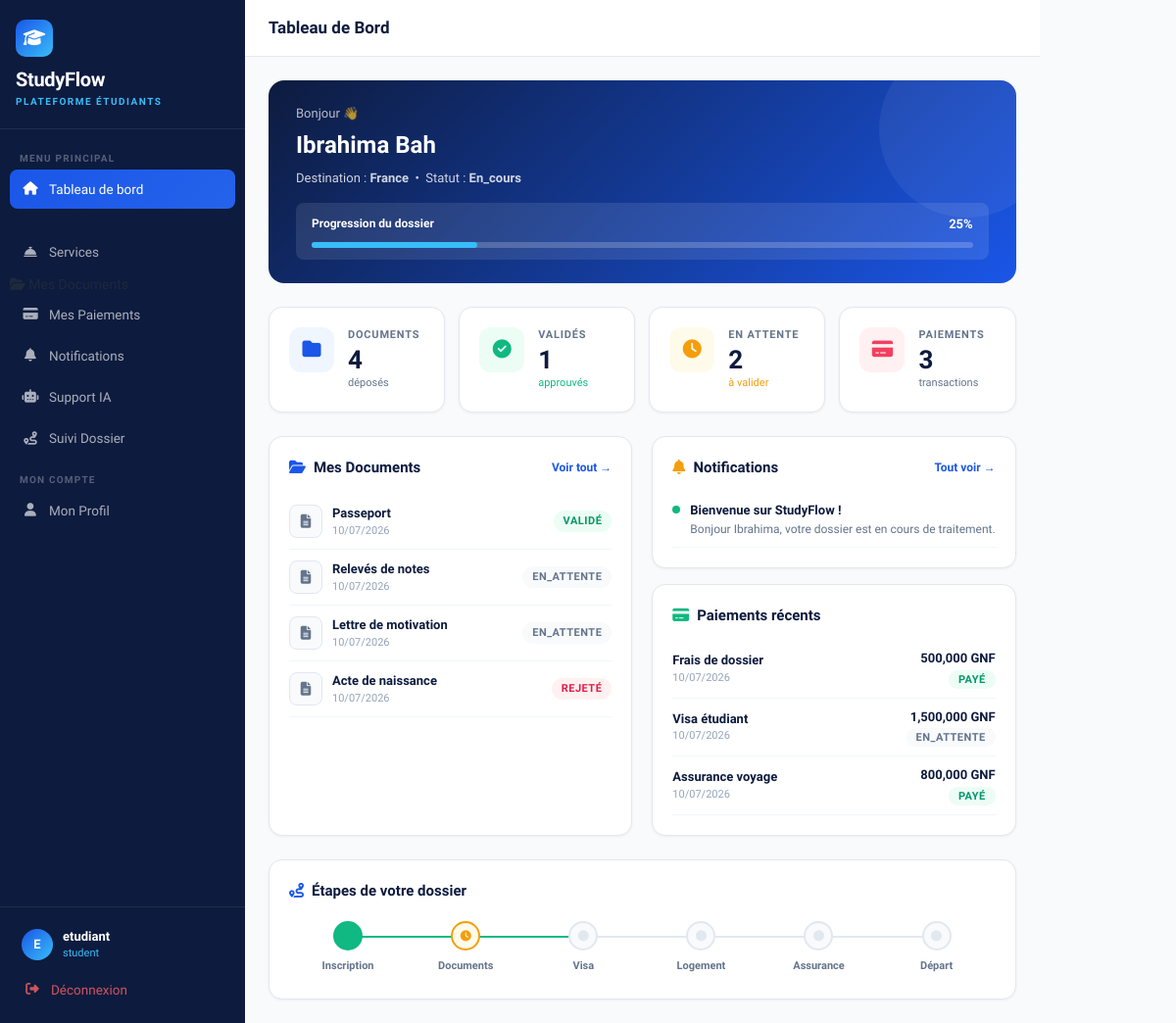
The app's page /auth/dashboard (signed in) with its own data.
### models/user.py (models this page shows, shortened)
class User(UserMixin, db.Model):
    __tablename__ = 'users'
    id = db.Column(db.Integer, primary_key=True)
    email = db.Column(db.String(120), unique=True, nullable=False)
    password_hash = db.Column(db.String(256))
    role = db.Column(db.String(20), default='student')
    is_active = db.Column(db.Boolean, default=True)
    reset_token = db.Column(db.String(100), nullable=True)
    reset_token_expiry = db.Column(db.DateTime, nullable=True)
    created_at = db.Column(db.DateTime, default=datetime.utcnow)
    student_profile = db.relationship('StudentProfile', backref='user', uselist=False, foreign_keys='StudentProfile.user_id')

class StudentProfile(db.Model):
    __tablename__ = 'student_profiles'
    id = db.Column(db.Integer, primary_key=True)
    user_id = db.Column(db.Integer, db.ForeignKey('users.id'), nullable=False)
    assigned_agent_id = db.Column(db.Integer, db.ForeignKey('users.id'), nullable=True)
    first_name = db.Column(db.String(80))
    last_name = db.Column(db.String(80))
    phone = db.Column(db.String(20))
    nationality = db.Column(db.String(50))
    passport_number = db.Column(db.String(30))
    destination_country = db.Column(db.String(50))
    program = db.Column(db.String(200))
    program_level = db.Column(db.String(20), default='Licence')  # Licence, Master
    university = db.Column(db.String(200))
    status = db.Column(db.String(30), default='nouveau')
    status_updated_at = db.Column(db.DateTime, default=datetime.utcnow)
    created_at = db.Column(db.DateTime, default=datetime.utcnow)
    documents = db.relationship('Document', backref='student', lazy=True)
    assigned_agent = db.relationship('User', foreign_keys=[assigned_agent_id])
    payments = db.relationship('Payment', backref='student', lazy=True)
    @property
    def full_name(self):
        return f"{self.first_name or ''} {self.last_name or ''}".strip()

class Document(db.Model):
    __tablename__ = 'documents'
    id = db.Column(db.Integer, primary_key=True)
    student_id = db.Column(db.Integer, db.ForeignKey('student_profiles.id'), nullable=False)
    name = db.Column(db.String(200))
    doc_type = db.Column(db.String(50))
    file_url = db.Column(db.String(300))
    file_name = db.Column(db.String(200))
    file_size = db.Column(db.Integer)
    status = db.Column(db.String(20), default='en_attente')
    rejection_reason = db.Column(db.Text)
    uploaded_at = db.Column(db.DateTime, default=datetime.utcnow)

class Notification(db.Model):
    __tablename__ = 'notifications'
    id = db.Column(db.Integer, primary_key=True)
    user_id = db.Column(db.Integer, db.ForeignKey('users.id'), nullable=False)
    title = db.Column(db.String(200))
    content = db.Column(db.Text)
    type = db.Column(db.String(30))
    is_read = db.Column(db.Boolean, default=False)
    created_at = db.Column(db.DateTime, default=datetime.utcnow)

class Payment(db.Model):
    __tablename__ = 'payments'
    id = db.Column(db.Integer, primary_key=True)
    student_id = db.Column(db.Integer, db.ForeignKey('student_profiles.id'), nullable=False)
    amount = db.Column(db.Float)
    currency = db.Column(db.String(10), default='GNF')
    service = db.Column(db.String(100))
    status = db.Column(db.String(20), default='en_attente')
    payment_method = db.Column(db.String(50))
    created_at = db.Column(db.DateTime, default=datetime.utcnow)

### routes/auth.py (the view)
@auth_bp.route('/dashboard')
@login_required
def dashboard():
    if current_user.role == 'admin':
        return redirect(url_for('admin.dashboard'))
    profile = get_profile()
    notifs = Notification.query.filter_by(
        user_id=current_user.id
    ).order_by(Notification.created_at.desc()).limit(5).all()
    return render_template('auth/dashboard.html', profile=profile, notifs=notifs)

### templates/auth/dashboard.html (shortened to what this page needs)
{% extends "base.html" %}
{% block sidebar_nav %}
<div class="nav-label">Menu Principal</div>
<a href="{{ url_for('auth.dashboard') }}" class="sidebar-link active">
  <i class="fas fa-home"></i> Tableau de bord
</a>
<a href="{{ url_for('auth.documents') }}" class="sidebar-link">
<a href="{{ url_for('auth.services') }}" class="sidebar-link"><i class="fas fa-concierge-bell"></i> Services</a>
  <i class="fas fa-folder-open"></i> Mes Documents
</a>
<a href="{{ url_for('auth.payments') }}" class="sidebar-link">
  <i class="fas fa-credit-card"></i> Mes Paiements
</a>
<a href="{{ url_for('auth.notifications') }}" class="sidebar-link">
  <i class="fas fa-bell"></i> Notifications
</a>
<a href="{{ url_for('auth.chat') }}" class="sidebar-link">
  <i class="fas fa-robot"></i> Support IA
</a>
<a href="{{ url_for('auth.suivi') }}" class="sidebar-link">
  <i class="fas fa-route"></i> Suivi Dossier
</a>
<div class="nav-label">Mon Compte</div>
<a href="{{ url_for('auth.profile') }}" class="sidebar-link">
  <i class="fas fa-user"></i> Mon Profil
</a>
{% endblock %}
{% block page_title %}Tableau de Bord{% endblock %}
{% block content %}
<div style="background:linear-gradient(135deg,#0D1B3E,#1A56E8);border-radius:16px;padding:24px 28px;color:#fff;margin-bottom:24px;position:relative;overflow:hidden;">
  <div style="position:absolute;top:-40px;right:-40px;width:180px;height:180px;border-radius:50%;background:rgba(255,255,255,.06);"></div>
  <div style="position:relative;z-index:1;">
    <div style="font-size:13px;opacity:.7;margin-bottom:4px;">Bonjour 👋</div>
    <div style="font-size:24px;font-weight:800;margin-bottom:6px;">
      {% if profile %}{{ profile.full_name }}{% else %}Étudiant{% endif %}
    </div>
    <div style="font-size:13px;opacity:.8;margin-bottom:16px;">
      {% if profile %}
        Destination : <b>{{ profile.destination_country or 'Non définie' }}</b> &nbsp;•&nbsp;
        Statut : <b>{{ profile.status | capitalize }}</b>
      {% endif %}
    </div>
    <div style="background:rgba(255,255,255,.1);border-radius:8px;padding:12px 16px;">
      <div style="display:flex;justify-content:space-between;margin-bottom:8px;">
        <span style="font-size:12px;font-weight:600;">Progression du dossier</span>
        <span style="font-size:13px;font-weight:800;">
          {% if profile %}
            {% set total = profile.documents | length %}
            {% set valides = profile.documents | selectattr('status','eq','validé') | list | length %}
            {% if total > 0 %}{{ ((valides / total) * 100) | int }}%{% else %}0%{% endif %}
          {% else %}0%{% endif %}
        </span>
      </div>
      <div style="height:6px;background:rgba(255,255,255,.2);border-radius:999px;">
        {% if profile %}
          {% set total = profile.documents | length %}
          {% set valides = profile.documents | selectattr('status','eq','validé') | list | length %}
          {% set pct = ((valides / total) * 100) | int if total > 0 else 0 %}
        {% else %}{% set pct = 0 %}{% endif %}
        <div style="width:{{ pct }}%;height:100%;background:#38BDF8;border-radius:999px;transition:width .5s;"></div>
      </div>
    </div>
  </div>
</div>
<div style="display:grid;grid-template-columns:repeat(auto-fit,minmax(150px,1fr));gap:14px;margin-bottom:24px;">
  <div class="stat-card">
    <div class="stat-icon" style="background:#EFF6FF;">
      <i class="fas fa-folder" style="color:#1A56E8;"></i>
    </div>
    <div>
      <div class="stat-label">Documents</div>
      <div class="stat-value">{{ profile.documents | length if profile else 0 }}</div>
      <div style="font-size:11px;color:#64748B;margin-top:3px;">déposés</div>
    </div>
  </div>
  <div class="stat-card">
    <div class="stat-icon" style="background:#ECFDF5;">
      <i class="fas fa-check-circle" style="color:#10B981;"></i>
    </div>
    <div>
      <div class="stat-label">Validés</div>
      <div class="stat-value">
        {{ profile.documents | selectattr('status','eq','validé') | list | length if profile else 0 }}
      </div>
      <div style="font-size:11px;color:#10B981;margin-top:3px;">approuvés</div>
    </div>
  </div>
  <div class="stat-card">
    <div class="stat-icon" style="background:#FFFBEB;">
      <i class="fas fa-clock" style="color:#F59E0B;"></i>
    </div>
    <div>
      <div class="stat-label">En attente</div>
      <div class="stat-value">
        {{ profile.documents | selectattr('status','eq','en_attente') | list | length if profile else 0 }}
      </div>
      <div style="font-size:11px;color:#F59E0B;margin-top:3px;">à valider</div>
    </div>
  </div>
  <div class="stat-card">
    <div class="stat-icon" style="background:#FFF1F2;">
      <i class="fas fa-credit-card" style="color:#F43F5E;"></i>
    </div>
    <div>
      <div class="stat-label">Paiements</div>
      <div class="stat-value">{{ profile.payments | length if profile else 0 }}</div>
      <div style="font-size:11px;color:#64748B;margin-top:3px;">transactions</div>
    </div>
  </div>
</div>
<div style="display:grid;grid-template-columns:1fr 1fr;gap:20px;margin-bottom:24px;">
  <div class="sf-card">
    <div style="display:flex;justify-content:space-between;align-items:center;margin-bottom:16px;">
      <div style="font-size:15px;font-weight:700;color:#0D1B3E;">
        <i class="fas fa-folder-open" style="color:#1A56E8;margin-right:8px;"></i>Mes Documents
      </div>
      <a href="{{ url_for('auth.documents') }}" style="font-size:12px;color:#1A56E8;font-weight:600;text-decoration:none;">Voir tout →</a>
    </div>
    {% if profile and profile.documents %}
      {% for doc in profile.documents[:4] %}
      <div style="display:flex;align-items:center;justify-content:space-between;padding:10px 0;border-bottom:1px solid #F1F5F9;">
        <div style="display:flex;align-items:center;gap:10px;">
          <div style="width:34px;height:34px;border-radius:8px;background:#F8FAFC;border:1px solid #E2E8F0;display:flex;align-items:center;justify-content:center;color:#64748B;">
            <i class="fas fa-file-alt"></i>
          </div>
          <div>
            <div style="font-size:13px;font-weight:600;color:#0D1B3E;">{{ doc.name }}</div>
            <div style="font-size:11px;color:#94A3B8;">{{ doc.uploaded_at.strftime('%d/%m/%Y') }}</div>
          </div>
        </div>
        <span class="badge-status {% if doc.status == 'validé' %}bs-valide{% elif doc.status == 'rejeté' %}bs-rejete{% else %}bs-attente{% endif %}">
          {{ doc.status }}
        </span>
      </div>
      {% endfor %}
    {% else %}
      <div style="text-align:center;padding:24px;color:#94A3B8;">
        <i class="fas fa-folder-open" style="font-size:32px;margin-bottom:8px;display:block;"></i>
        Aucun document déposé
        <br><a href="{{ url_for('auth.documents') }}" style="color:#1A56E8;font-weight:600;font-size:13px;">Déposer maintenant →</a>
      </div>
    {% endif %}
  </div>
  <div style="display:flex;flex-direction:column;gap:16px;">
    <div class="sf-card">
      <div style="display:flex;justify-content:space-between;align-items:center;margin-bottom:14px;">
        <div style="font-size:15px;font-weight:700;color:#0D1B3E;">
          <i class="fas fa-bell" style="color:#F59E0B;margin-right:8px;"></i>Notifications
        </div>
        <a href="{{ url_for('auth.notifications') }}" style="font-size:12px;color:#1A56E8;font-weight:600;text-decoration:none;">Tout voir →</a>
      </div>
      {% if notifs %}
        {% for n in notifs %}
        <div style="display:flex;gap:10px;padding:9px 0;border-bottom:1px solid #F1F5F9;">
          <div style="width:8px;height:8px;border-radius:50%;margin-top:5px;flex-shrink:0;
            {% if n.type == 'success' %}background:#10B981;{% elif n.type == 'danger' %}background:#F43F5E;{% else %}background:#1A56E8;{% endif %}"></div>
          <div>
            <div style="font-size:13px;font-weight:600;color:#0D1B3E;">{{ n.title }}</div>
            <div style="font-size:12px;color:#64748B;">{{ n.content[:60] }}{% if n.content|length > 60 %}...{% endif %}</div>
          </div>
        </div>
        {% endfor %}
      {% else %}
        <div style="text-align:center;padding:16px;color:#94A3B8;font-size:13px;">Aucune notification</div>
      {% endif %}
    </div>
    <div class="sf-card">
      <div style="font-size:15px;font-weight:700;color:#0D1B3E;margin-bottom:14px;">
        <i class="fas fa-credit-card" style="color:#10B981;margin-right:8px;"></i>Paiements récents
      </div>
      {% if profile and profile.payments %}
        {% for p in profile.payments[:3] %}
        <div style="display:flex;justify-content:space-between;align-items:center;padding:9px 0;border-bottom:1px solid #F1F5F9;">
          <div>
            <div style="font-size:13px;font-weight:600;color:#0D1B3E;">{{ p.service }}</div>
            <div style="font-size:11px;color:#94A3B8;">{{ p.created_at.strftime('%d/%m/%Y') }}</div>
          </div>
          <div style="text-align:right;">
            <div style="font-size:13px;font-weight:700;color:#0D1B3E;">{{ "{:,.0f}".format(p.amount) }} {{ p.currency }}</div>
            <span class="badge-status {% if p.status == 'payé' %}bs-valide{% else %}bs-attente{% endif %}">{{ p.status }}</span>
          </div>
        </div>
        {% endfor %}
      {% else %}
        <div style="text-align:center;padding:16px;color:#94A3B8;font-size:13px;">Aucun paiement</div>
      {% endif %}
    </div>
  </div>
</div>
<div class="sf-card">
  <div style="font-size:15px;font-weight:700;color:#0D1B3E;margin-bottom:20px;">
    <i class="fas fa-route" style="color:#1A56E8;margin-right:8px;"></i>Étapes de votre dossier
  </div>
  <div style="display:flex;overflow-x:auto;padding-bottom:4px;">
    {% set etapes = [('Inscription','check','#10B981',True),('Documents','clock','#F59E0B',True),('Visa','circle','#E2E8F0',False),('Logement','circle','#E2E8F0',False),('Assurance','circle','#E2E8F0',False),('Départ','circle','#E2E8F0',False)] %}
    {% for nom, icon, color, done in etapes %}
    <div style="flex:1;text-align:center;position:relative;min-width:80px;">
      {% if not loop.last %}
      <div style="position:absolute;top:15px;left:55%;right:-45%;height:2px;background:{% if done %}#10B981{% else %}#E2E8F0{% endif %};z-index:0;"></div>
      {% endif %}
      <div style="width:30px;height:30px;border-radius:50%;background:{% if icon == 'check' %}#10B981{% elif icon == 'clock' %}#FFFBEB{% else %}#F8FAFC{% endif %};border:2px solid {{ color }};display:flex;align-items:center;justify-content:center;margin:0 auto 8px;position:relative;z-index:1;">
        <i class="fas fa-{{ icon }}" style="font-size:11px;color:{{ color }};"></i>
      </div>
      <div style="font-size:11px;font-weight:600;color:#64748B;">{{ nom }}</div>
    </div>
    {% endfor %}
  </div>
</div>
{% endblock %}

### templates/base.html (shortened to what this page needs)
<!DOCTYPE html>
<html lang="fr">
<head>
  <link href="https://cdn.jsdelivr.net/npm/bootstrap@5.3.2/dist/css/bootstrap.min.css" rel="stylesheet">
  <link href="https://cdnjs.cloudflare.com/ajax/libs/font-awesome/6.5.0/css/all.min.css" rel="stylesheet">
</head>
<body>
{% block body %}
<div style="display:flex">
  <nav class="sidebar">
    <div class="sidebar-logo">
      <div class="logo-icon"><i class="fas fa-graduation-cap"></i></div>
      <div class="brand-name">StudyFlow</div>
      <div class="brand-sub">Plateforme Étudiants</div>
    </div>
    <div class="sidebar-nav">
      {% block sidebar_nav %}{% endblock %}
    </div>
    <div class="sidebar-footer">
      <div class="sidebar-user">
        <div class="s-avatar">{{ current_user.email[0].upper() }}</div>
        <div>
          <div class="s-name">{{ current_user.email.split('@')[0] }}</div>
          <div class="s-role">{{ current_user.role }}</div>
        </div>
      </div>
      <a href="{{ url_for('auth.logout') }}" class="sidebar-link" style="color:rgba(255,100,100,.8)">
        <i class="fas fa-sign-out-alt"></i> Déconnexion
      </a>
    </div>
  </nav>
  <div class="main-wrap">
    <header class="topbar">
      <div class="topbar-title">{% block page_title %}{% endblock %}</div>
    </header>
    <main class="page-content">
      {% block content %}{% endblock %}
    </main>
  </div>
</div>
{% endblock %}
</body>
</html>

### records on screen
User: email "E", email "etudiant", role "student"
StudentProfile: full_name "Ibrahima Bah", destination_country "France", status "En_cours"
Document: name "Passeport", uploaded_at "10/07/2026", status "VALIDÉ"
Document: name "Relevés de notes", uploaded_at "10/07/2026", status "EN_ATTENTE"
Document: name "Lettre de motivation", uploaded_at "10/07/2026", status "EN_ATTENTE"
Document: name "Acte de naissance", uploaded_at "10/07/2026", status "REJETÉ"
Notification: title "Bienvenue sur StudyFlow !", content "Bonjour Ibrahima, votre dossier est en cours de traitement."
Payment: service "Frais de dossier", created_at "10/07/2026", amount "500,000", currency "GNF", status "PAYÉ"
Payment: service "Visa étudiant", created_at "10/07/2026", amount "1,500,000", currency "GNF", status "EN_ATTENTE"
Payment: service "Assurance voyage", created_at "10/07/2026", amount "800,000", currency "GNF", status "PAYÉ"

### other values on screen
{{ ((valides / total) * 100) | int }} "25"
{{ profile.documents | length if profile else 0 }} "4"
{{ profile.payments | length if profile else 0 }} "3"
{{ nom }} "Inscription" "Documents" "Visa" "Logement" "Assurance" "Départ"
